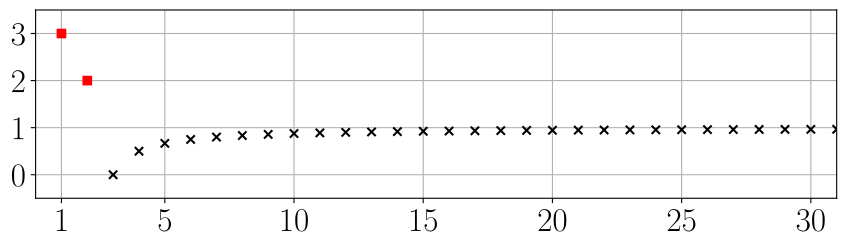

Write the Python code that produced this figure.
import numpy as np, matplotlib.pyplot as plt
from matplotlib import rcParams
from pathlib import Path

rcParams['font.size'] = 24
rcParams['text.usetex'] = True

fig = plt.figure(figsize=(9,3))
ax = fig.add_subplot()

def f(n):
    if n == 1:
        return 3
    elif n == 2:
        return 2
    else:
        return (n - 3)/(n - 2)

n = np.arange(3, 33)
a_n = np.array([f(j) for j in n])

ax.grid()
ax.set_axisbelow(True)
ax.scatter(n, a_n, color='black', marker='x')
ax.scatter([1, 2], [3, 2], color='red', marker='s')

ax.set_xlim(0, 31)
ax.set_ylim(-0.5, 3.5)
ax.set_xticks(ticks=[1, 5, 10, 15, 20, 25, 30])
ax.set_yticks(ticks=[0, 1, 2, 3])

plt.tight_layout()

plt.savefig(Path(__file__).with_suffix('.pdf'), format="pdf", bbox_inches="tight")
#plt.show()
